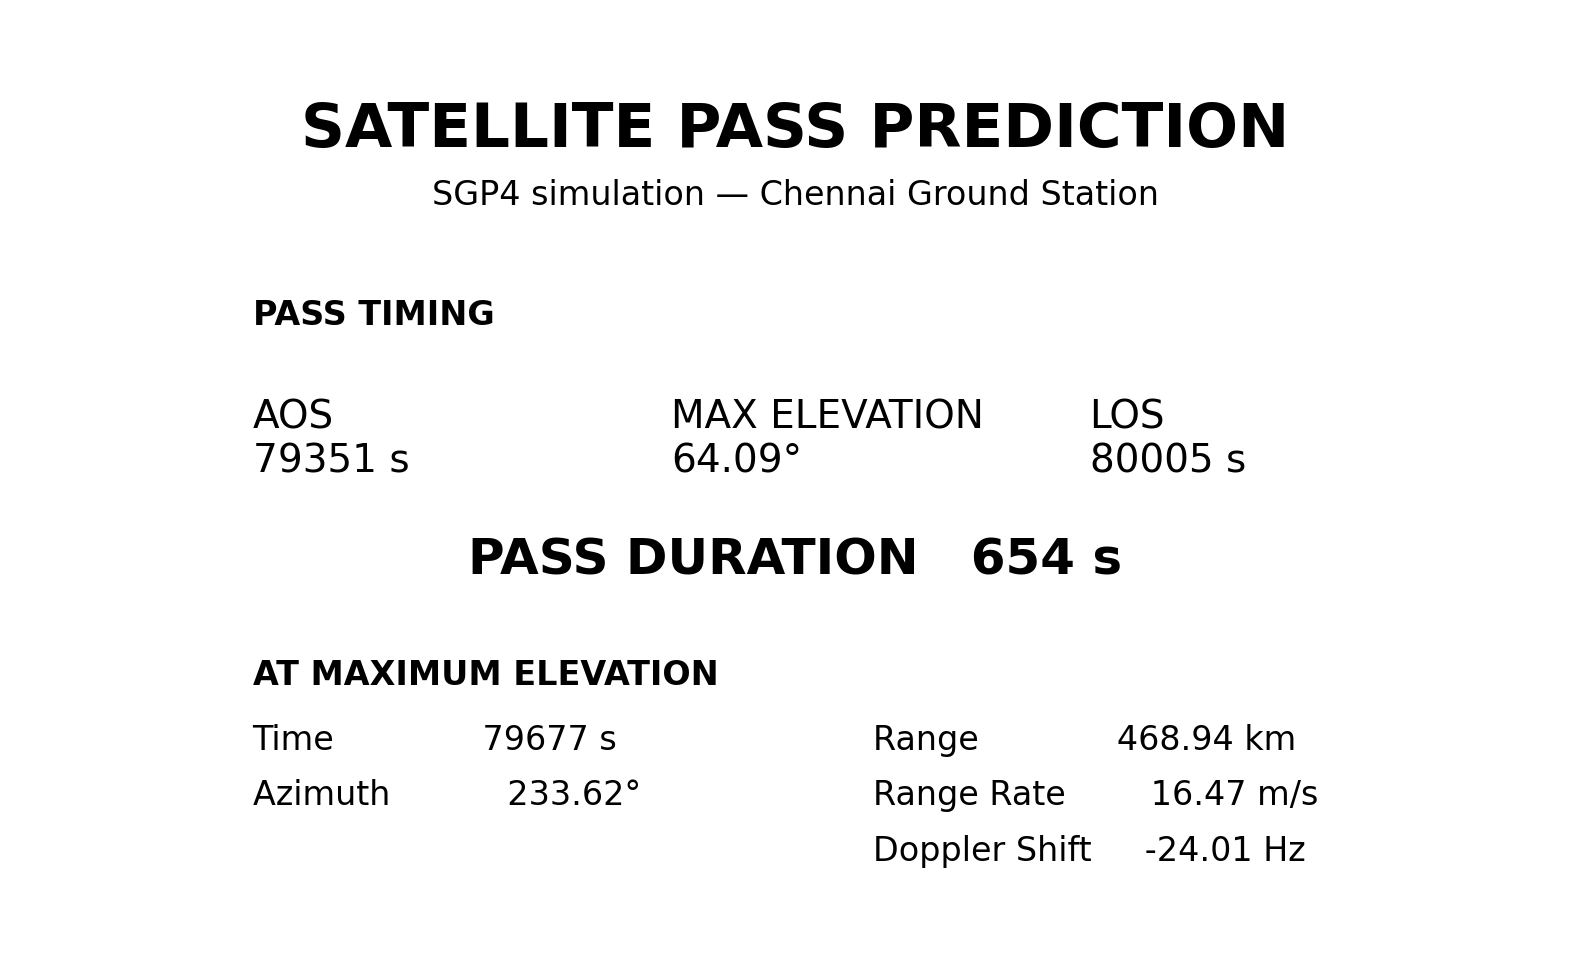

The Python source for this figure:
import pandas as pd
import matplotlib.pyplot as plt


# ============================================================
# 1. Load simulation data
# ============================================================

data = pd.read_csv("orbit.csv")


# ============================================================
# 2. Find visible passes
# ============================================================

visible = data[data["visible"] == 1].copy()

visible["pass_group"] = (
    visible["time_s"].diff().fillna(1).ne(1).cumsum()
)

passes = [
    group for _, group in visible.groupby("pass_group")
]


# ============================================================
# 3. Select strongest pass
# ============================================================

strongest_pass = max(
    passes,
    key=lambda group: group["elevation_deg"].max()
)

max_row = strongest_pass.loc[
    strongest_pass["elevation_deg"].idxmax()
]


# ============================================================
# 4. Determine AOS and LOS
# ============================================================

aos_time = strongest_pass["time_s"].iloc[0]

last_visible_time = strongest_pass["time_s"].iloc[-1]

los_candidates = data[
    (data["time_s"] > last_visible_time) &
    (data["visible"] != 1)
]

if not los_candidates.empty:
    los_time = los_candidates["time_s"].iloc[0]
else:
    los_time = last_visible_time


# ============================================================
# 5. Extract maximum-elevation measurements
# ============================================================

max_time = max_row["time_s"]
max_elevation = max_row["elevation_deg"]
max_azimuth = max_row["azimuth_deg"]
max_range = max_row["range_km"]
max_range_rate = max_row["range_rate_mps"]
max_doppler = max_row["doppler_shift_Hz"]

pass_duration = los_time - aos_time


# ============================================================
# 6. Create result card
# ============================================================

fig, ax = plt.subplots(figsize=(10, 6))

ax.axis("off")


# ============================================================
# 7. Title
# ============================================================

ax.text(
    0.5,
    0.88,
    "SATELLITE PASS PREDICTION",
    ha="center",
    va="center",
    fontsize=22,
    fontweight="bold"
)

ax.text(
    0.5,
    0.81,
    "SGP4 simulation — Chennai Ground Station",
    ha="center",
    va="center",
    fontsize=12
)


# ============================================================
# 8. Pass timing
# ============================================================

ax.text(
    0.15,
    0.67,
    "PASS TIMING",
    fontsize=12,
    fontweight="bold"
)

ax.text(
    0.15,
    0.59,
    f"AOS\n{aos_time:.0f} s",
    fontsize=14,
    va="top"
)

ax.text(
    0.42,
    0.59,
    f"MAX ELEVATION\n{max_elevation:.2f}°",
    fontsize=14,
    va="top"
)

ax.text(
    0.69,
    0.59,
    f"LOS\n{los_time:.0f} s",
    fontsize=14,
    va="top"
)


# ============================================================
# 9. Pass duration
# ============================================================

ax.text(
    0.5,
    0.40,
    f"PASS DURATION   {pass_duration:.0f} s",
    ha="center",
    fontsize=18,
    fontweight="bold"
)


# ============================================================
# 10. Maximum-elevation measurements
# ============================================================

ax.text(
    0.15,
    0.28,
    "AT MAXIMUM ELEVATION",
    fontsize=12,
    fontweight="bold"
)

ax.text(
    0.15,
    0.21,
    f"Time              {max_time:.0f} s",
    fontsize=12
)

ax.text(
    0.15,
    0.15,
    f"Azimuth           {max_azimuth:.2f}°",
    fontsize=12
)

ax.text(
    0.55,
    0.21,
    f"Range             {max_range:.2f} km",
    fontsize=12
)

ax.text(
    0.55,
    0.15,
    f"Range Rate        {max_range_rate:.2f} m/s",
    fontsize=12
)

ax.text(
    0.55,
    0.09,
    f"Doppler Shift     {max_doppler:.2f} Hz",
    fontsize=12
)


# ============================================================
# 11. Save result
# ============================================================

plt.savefig(
    "pass_summary.png",
    dpi=200,
    bbox_inches="tight"
)

plt.show()


# ============================================================
# 12. Print result
# ============================================================

print("\nPass Summary")
print("------------")
print(f"AOS              : {aos_time:.0f} s")
print(f"LOS              : {los_time:.0f} s")
print(f"Pass Duration     : {pass_duration:.0f} s")
print(f"Maximum Elevation : {max_elevation:.2f} deg")
print(f"Time of Max       : {max_time:.0f} s")
print(f"Azimuth           : {max_azimuth:.2f} deg")
print(f"Range             : {max_range:.2f} km")
print(f"Range Rate        : {max_range_rate:.2f} m/s")
print(f"Doppler Shift     : {max_doppler:.2f} Hz")

print("\nSaved as pass_summary.png")
